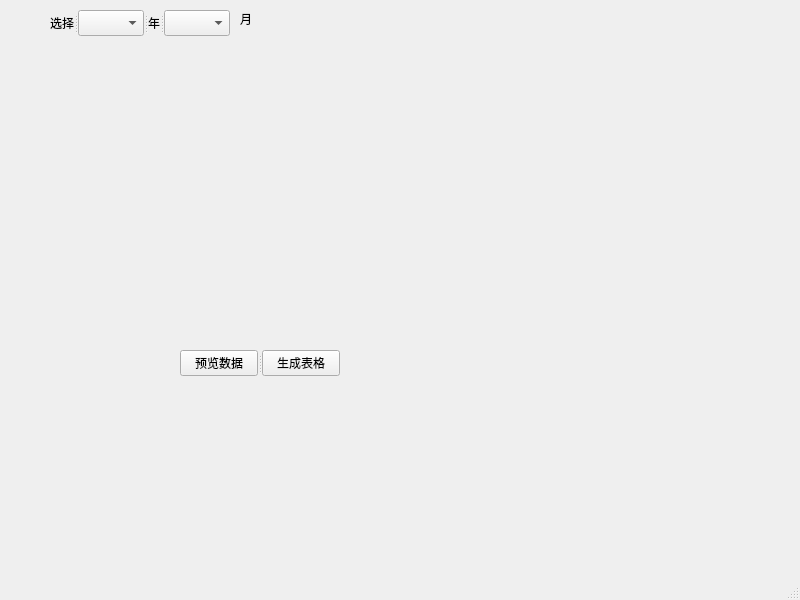
<?xml version="1.0" encoding="UTF-8"?>
<ui version="4.0">
 <class>MainWindow</class>
 <widget class="QMainWindow" name="MainWindow">
  <property name="geometry">
   <rect>
    <x>0</x>
    <y>0</y>
    <width>800</width>
    <height>600</height>
   </rect>
  </property>
  <property name="windowTitle">
   <string>MainWindow</string>
  </property>
  <widget class="QWidget" name="centralwidget">
   <widget class="QLabel" name="label_3">
    <property name="geometry">
     <rect>
      <x>240</x>
      <y>10</y>
      <width>21</width>
      <height>18</height>
     </rect>
    </property>
    <property name="text">
     <string>月</string>
    </property>
   </widget>
   <widget class="QSplitter" name="splitter">
    <property name="geometry">
     <rect>
      <x>180</x>
      <y>350</y>
      <width>160</width>
      <height>26</height>
     </rect>
    </property>
    <property name="orientation">
     <enum>Qt::Horizontal</enum>
    </property>
    <widget class="QPushButton" name="pushButton">
     <property name="text">
      <string>预览数据</string>
     </property>
    </widget>
    <widget class="QPushButton" name="pushButton_2">
     <property name="text">
      <string>生成表格</string>
     </property>
    </widget>
   </widget>
   <widget class="QSplitter" name="splitter_2">
    <property name="geometry">
     <rect>
      <x>50</x>
      <y>10</y>
      <width>180</width>
      <height>26</height>
     </rect>
    </property>
    <property name="orientation">
     <enum>Qt::Horizontal</enum>
    </property>
    <widget class="QSplitter" name="splitter_3">
     <property name="orientation">
      <enum>Qt::Horizontal</enum>
     </property>
     <widget class="QLabel" name="label">
      <property name="text">
       <string>选择</string>
      </property>
     </widget>
     <widget class="QComboBox" name="comboBox"/>
     <widget class="QLabel" name="label_2">
      <property name="text">
       <string>年</string>
      </property>
     </widget>
     <widget class="QComboBox" name="comboBox_2"/>
    </widget>
   </widget>
  </widget>
  <widget class="QMenuBar" name="menubar">
   <property name="geometry">
    <rect>
     <x>0</x>
     <y>0</y>
     <width>800</width>
     <height>23</height>
    </rect>
   </property>
  </widget>
  <widget class="QStatusBar" name="statusbar"/>
 </widget>
 <resources/>
 <connections/>
</ui>
